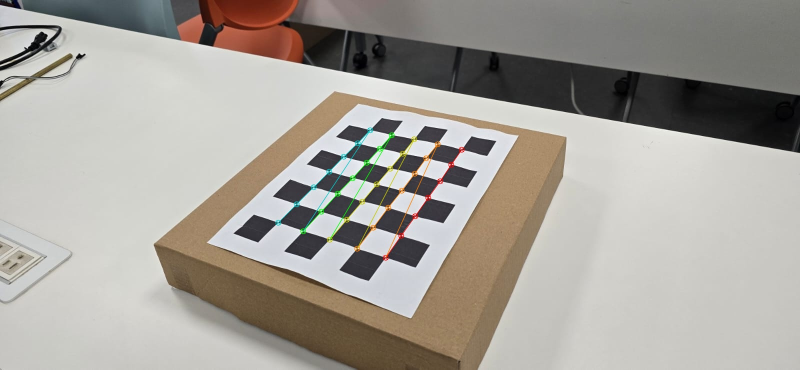
#> input picture pipeline/debug/calibration/WhatsApp Image 2026-09-29 at 3.59.44 PM (3).jpeg, 1600 x 739 px (shown at 1/2 size); its folder holds only this picture in this run
$ python feature_extraction.py --input debug/calibration --output out
#> lines starting #> are read from the running program, lines starting #| are printed output that depends on the picture; after the words box and inside, x2 and y2 are one past the last pixel; in counts of white or black regions, pixels touching at a corner belong together
import argparse
import re
from pathlib import Path

import cv2
import numpy as np


# ============================================================
# IMAGE SEARCH
# ============================================================

def natural_sort_key(path):
    """
    Natural sorting:

        image1
        image2
        image10

    instead of:

        image1
        image10
        image2
    """

    return [
        int(text) if text.isdigit()
        else text.lower()
        for text in re.split(
            r"(\d+)",
            path.name,
        )
    ]


def find_images(input_dir):
    """
    Finds supported image files.
    """

    valid_extensions = {
        ".jpg",
        ".jpeg",
        ".png",
        ".webp",
    }

    input_dir = Path(input_dir)

    images = []

    for path in input_dir.iterdir():

        if (
            path.is_file()
            and path.suffix.lower()
            in valid_extensions
        ):
            images.append(path)

    return sorted(
        images,
        key=natural_sort_key,
    )


# ============================================================
# MASK INVALID BLACK UNDISTORTION BORDERS
# ============================================================

def create_valid_mask(
    image,
    erosion_size=7,
):
    """
    Creates a mask so SIFT ignores the artificial
    black borders produced by undistortion.

    White:
        SIFT may search here.

    Black:
        SIFT ignores this region.
    """

    if len(image.shape) == 3:

        valid = (
            np.max(
                image,
                axis=2,
            )
            > 2
        )

    else:

        valid = (
            image > 2
        )

    mask = (
        valid.astype(np.uint8)
        * 255
    )

    # --------------------------------------------------------
    # Shrink the valid area slightly.
    #
    # This prevents SIFT from detecting features exactly
    # on the black/artificial border.
    # --------------------------------------------------------

    if erosion_size > 0:

        kernel = np.ones(
            (
                erosion_size,
                erosion_size,
            ),
            dtype=np.uint8,
        )

        mask = cv2.erode(
            mask,
            kernel,
            iterations=1,
        )

    return mask


# ============================================================
# SIFT
# ============================================================

def create_sift_detector(
    max_features=5000,
):
    """
    Creates the OpenCV SIFT detector.

    SIFT produces:

        keypoints
        descriptors

    Each SIFT descriptor has 128 values.
    """

    if not hasattr(
        cv2,
        "SIFT_create",
    ):

        raise RuntimeError(
            "This OpenCV installation "
            "does not support SIFT."
        )

    sift = cv2.SIFT_create(
        nfeatures=max_features,
    )

    return sift


# ============================================================
# EXTRACT FEATURES FROM ONE IMAGE
# ============================================================

def extract_features(
    image,
    sift=None,
    use_mask=True,
):
    """
    Extracts SIFT keypoints and descriptors
    from one image.

    Returns:

        keypoints
        descriptors
        mask
    """

    if image is None:

        raise ValueError(
            "Input image is None."
        )

    gray = cv2.cvtColor(
        image,
        cv2.COLOR_BGR2GRAY,
    )

    if sift is None:

        sift = create_sift_detector()

    # --------------------------------------------------------
    # Ignore black undistortion borders
    # --------------------------------------------------------

    if use_mask:

        mask = create_valid_mask(
            image
        )

    else:

        mask = None

    # --------------------------------------------------------
    # SIFT does two things:
    #
    # 1. Detect important points
    # 2. Calculate a descriptor for each point
    # --------------------------------------------------------

    keypoints, descriptors = (
        sift.detectAndCompute(
            gray,
            mask,
        )
    )

    # In unusual cases SIFT may find nothing.
    if descriptors is None:

        descriptors = np.empty(
            (0, 128),
            dtype=np.float32,
        )

    return (
        keypoints,
        descriptors,
        mask,
    )


# ============================================================
# CONVERT KEYPOINTS TO NUMPY
# ============================================================

def keypoints_to_array(
    keypoints,
):
    """
    Converts OpenCV KeyPoint objects into a numeric
    array that can be stored inside an NPZ file.

    Columns:

        0 -> x
        1 -> y
        2 -> size
        3 -> angle
        4 -> response
        5 -> octave
        6 -> class_id
    """

    if not keypoints:

        return np.empty(
            (0, 7),
            dtype=np.float32,
        )

    data = []

    for kp in keypoints:

        data.append(
            [
                kp.pt[0],
                kp.pt[1],
                kp.size,
                kp.angle,
                kp.response,
                kp.octave,
                kp.class_id,
            ]
        )

    return np.asarray(
        data,
        dtype=np.float32,
    )


# ============================================================
# SAVE FEATURE DATA
# ============================================================

def save_features(
    output_path,
    image_path,
    keypoints,
    descriptors,
):
    """
    Saves SIFT results to an NPZ file.

    This allows later pipeline stages to use
    the features without running SIFT again.
    """

    keypoint_array = (
        keypoints_to_array(
            keypoints
        )
    )

    np.savez_compressed(
        output_path,

        image_name=np.array(
            image_path.name
        ),

        image_path=np.array(
            str(image_path)
        ),

        keypoints=keypoint_array,

        descriptors=descriptors,
    )


# ============================================================
# LOAD FEATURE DATA
# ============================================================

# [31 lines left out: function load_features, not called in this run]


# ============================================================
# DEBUG VISUALIZATION
# ============================================================

def create_feature_visualization(
    image,
    keypoints,
    max_drawn=800,
):
    """
    Creates an image showing SIFT keypoints.

    Only the strongest keypoints are drawn so
    the debug image does not become unreadable.
    """

    if not keypoints:

        return image.copy()

    # --------------------------------------------------------
    # Sort by response.
    #
    # Stronger SIFT features have a larger response.
    # --------------------------------------------------------

    strongest = sorted(
        keypoints,
        key=lambda kp: kp.response,
        reverse=True,
    )

    strongest = strongest[
        :max_drawn
    ]

    visualization = (
        cv2.drawKeypoints(
            image,
            strongest,
            None,
            flags=(
                cv2.DRAW_MATCHES_FLAGS_DRAW_RICH_KEYPOINTS
            ),
        )
    )

    return visualization


# ============================================================
# PROCESS DIRECTORY
# ============================================================

def extract_features_directory(
    input_dir,
    output_dir,
    max_features=5000,
):
    """
    Runs SIFT on every image in a directory.

    Saves:

        .npz feature data
        debug keypoint images

    Returns information about all processed images.
    """
#> called with input_dir = 'debug/calibration', output_dir = 'out', max_features = 5000

    input_dir = Path(
        input_dir
    )

    output_dir = Path(
        output_dir
    )

    if not input_dir.exists():

        raise RuntimeError(
            "\nInput directory does not exist:\n"
            f"{input_dir}\n"
        )

    output_dir.mkdir(
        parents=True,
        exist_ok=True,
    )

    debug_dir = (
        output_dir.parent
        / "debug"
        / "features"
    )

    debug_dir.mkdir(
        parents=True,
        exist_ok=True,
    )

    image_paths = find_images(
        input_dir
    )

    if not image_paths:

        raise RuntimeError(
            "\nNo images found in:\n"
            f"{input_dir}\n"
        )

    print()
    print("========================================")
    print(" SIFT FEATURE EXTRACTION")
    print("========================================")
    print()

    print(
        f"Images found: "
        f"{len(image_paths)}"
    )

    print(
        f"Maximum features per image: "
        f"{max_features}"
    )

    print()

    sift = create_sift_detector(
        max_features=max_features
    )

    results = []

    total_keypoints = 0

    # ========================================================
    # PROCESS EACH IMAGE
    # ========================================================

    for index, image_path in enumerate(
        image_paths,
        start=1,
    ):

        print(
            f"[{index}/{len(image_paths)}] "
            f"{image_path.name}"
        )

        image = cv2.imread(
            str(image_path)
        )
#> image is the input picture: shape (739, 1600, 3); mean B, G, R 153.4, 160.5, 165

        if image is None:

            print(
                "  ERROR: could not read image"
            )

            continue

        height, width = (
            image.shape[:2]
        )

        print(
            f"  Resolution: "
            f"{width} x {height}"
        )
#|   Resolution: 1600 x 739

        # ----------------------------------------------------
        # SIFT
        # ----------------------------------------------------

        (
            keypoints,
            descriptors,
            mask,
        ) = extract_features(
            image,
            sift=sift,
            use_mask=True,
        )
#> in extract_features, `gray = cv2.cvtColor( image, cv2.COLOR_BGR2GRAY, )`:
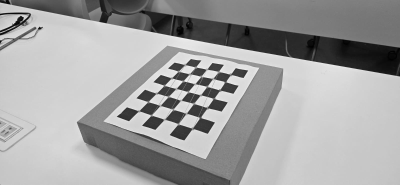
#> gray: shape (739, 1600) (shown at 1/4 size); min 0, max 255, mean 161.1
#> in create_valid_mask, `valid = ( np.max( image, axis=2, ) > 2 )`:
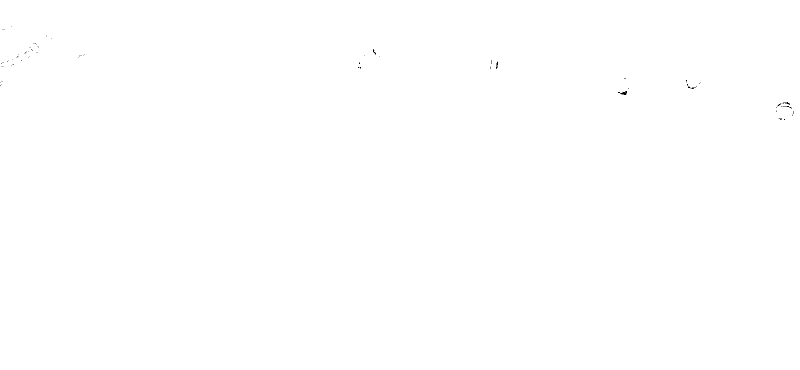
#> valid: shape (739, 1600) bool (shown at 1/2 size); 100% white; black in thin lines or dots, all inside (x1, y1, x2, y2) = (0, 53, 1587, 240)
#> in create_valid_mask, `mask = cv2.erode( mask, kernel, iterations=1, )`:
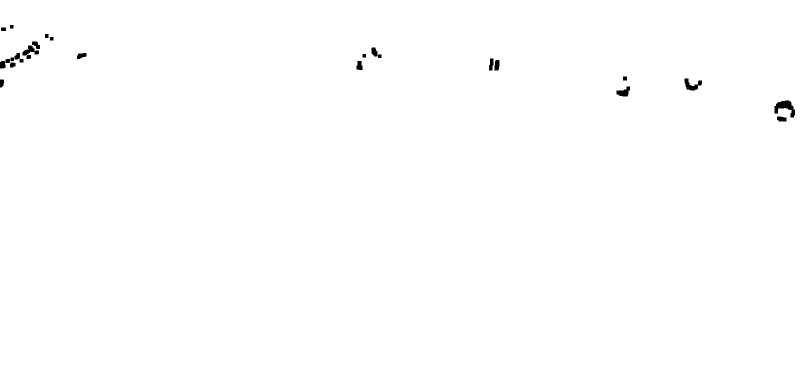
#> mask: shape (739, 1600) (shown at 1/2 size); 99.7% white; 26 black regions, largest, box (x1, y1, x2, y2) and area: (1549, 201, 1590, 235) 686, (1369, 157, 1404, 181) 411, (45, 91, 78, 111) 327
#> in extract_features, `keypoints, descriptors = ( sift.detectAndCompute( gray, mask, ) )`: keypoints = 1290 keypoints; strongest (x, y, size): (512, 457, 32.7), (962, 293, 25.8), (859, 395, 1.8), (50, 96, 2.1)

        number_keypoints = len(
            keypoints
        )
#> number_keypoints = 1290

        total_keypoints += (
            number_keypoints
        )
#> total_keypoints = 1290

        print(
            f"  SIFT keypoints: "
            f"{number_keypoints}"
        )
#|   SIFT keypoints: 1290

        print(
            f"  Descriptor shape: "
            f"{descriptors.shape}"
        )
#|   Descriptor shape: (1290, 128)

        # ----------------------------------------------------
        # Save feature data
        # ----------------------------------------------------

        feature_path = (
            output_dir
            / (
                image_path.stem
                + "_features.npz"
            )
        )

        save_features(
            feature_path,
            image_path,
            keypoints,
            descriptors,
        )
#> the loop in keypoints_to_array, `for kp in keypoints: ` made 1290 passes
#> kp on passes 1 to 3: keypoint at (3.1, 551.6), size 2.1, keypoint at (3.6, 602.9), size 3.5, keypoint at (3.6, 602.9), size 3.5
#> after the loop in keypoints_to_array, `for kp in keypoints:`: data = 1290 items

        print(
            f"  Features saved: "
            f"{feature_path}"
        )

        # ----------------------------------------------------
        # Debug visualization
        # ----------------------------------------------------

        visualization = (
            create_feature_visualization(
                image,
                keypoints,
            )
        )
#> in create_feature_visualization, `strongest = sorted( keypoints, key=lambda kp: kp.response, reverse=Tru..`: strongest has the same summary as keypoints in extract_features
#> in create_feature_visualization, `strongest = strongest[ :max_drawn ]`: strongest = 800 keypoints; strongest (x, y, size): (512, 457, 32.7), (962, 293, 25.8), (859, 395, 1.8), (50, 96, 2.1)
#> in create_feature_visualization, `visualization = ( cv2.drawKeypoints( image, strongest, None, flags=( c..`:
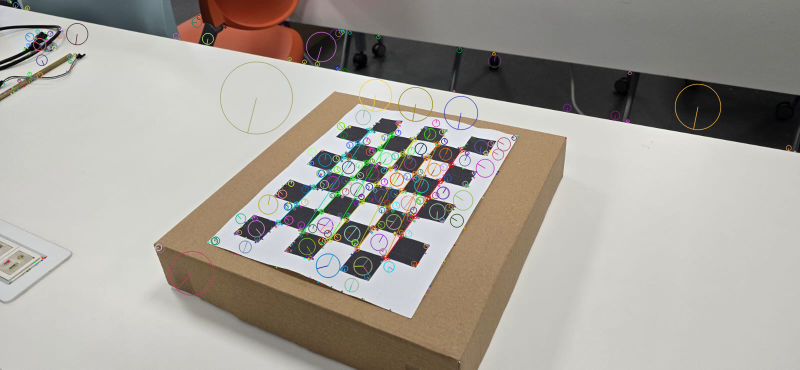
#> visualization: shape (739, 1600, 3) (shown at 1/2 size); mean B, G, R 153.1, 160.3, 164.9

        debug_path = (
            debug_dir
            / (
                image_path.stem
                + "_sift.jpg"
            )
        )

        cv2.imwrite(
            str(debug_path),
            visualization,
        )

        # ----------------------------------------------------
        # Save mask for debugging
        # ----------------------------------------------------

        mask_path = (
            debug_dir
            / (
                image_path.stem
                + "_mask.jpg"
            )
        )

        cv2.imwrite(
            str(mask_path),
            mask,
        )

        results.append(
            {
                "image_path": (
                    image_path
                ),

                "feature_path": (
                    feature_path
                ),

                "keypoints": (
                    keypoints
                ),

                "descriptors": (
                    descriptors
                ),

                "number_keypoints": (
                    number_keypoints
                ),
            }
        )

        print()

    # ========================================================
    # SUMMARY
    # ========================================================

    print("========================================")
    print(" FEATURE EXTRACTION COMPLETE")
    print("========================================")
    print()

    print(
        f"Images processed: "
        f"{len(results)}/"
        f"{len(image_paths)}"
    )
#| Images processed: 1/1

    print(
        f"Total SIFT keypoints: "
        f"{total_keypoints}"
    )
#| Total SIFT keypoints: 1290

    if results:

        average = (
            total_keypoints
            / len(results)
        )
#> average = 1290

        print(
            f"Average keypoints per image: "
            f"{average:.1f}"
        )
#| Average keypoints per image: 1290.0

    print()

    print(
        "Feature files:"
    )

    print(
        output_dir
    )

    print()

    print(
        "Debug visualizations:"
    )

    print(
        debug_dir
    )

    print()

    return results


# ============================================================
# COMMAND LINE
# ============================================================

def parse_arguments():

    parser = argparse.ArgumentParser(
        description=(
            "Extract SIFT features from "
            "undistorted images."
        )
    )

    parser.add_argument(
        "--input",
        required=True,
        help=(
            "Directory containing "
            "undistorted images."
        ),
    )

    parser.add_argument(
        "--output",
        required=True,
        help=(
            "Directory where feature "
            "files will be saved."
        ),
    )

    parser.add_argument(
        "--max-features",
        type=int,
        default=5000,
        help=(
            "Maximum SIFT features "
            "per image. Default: 5000."
        ),
    )

    return parser.parse_args()


# ============================================================
# RUN DIRECTLY
# ============================================================

if __name__ == "__main__":

    args = parse_arguments()

    extract_features_directory(
        input_dir=args.input,
        output_dir=args.output,
        max_features=args.max_features,
    )

$ run again, on pipeline/calibration_data/WhatsApp Image 2026-09-29 at 3.59.44 PM (1).jpeg
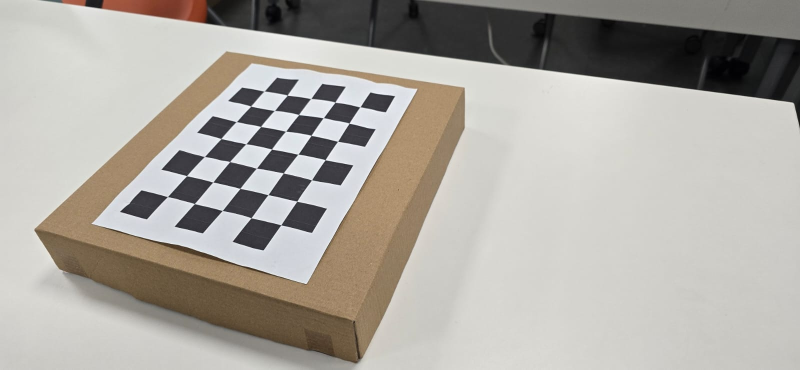
#> input picture pipeline/calibration_data/WhatsApp Image 2026-09-29 at 3.59.44 PM (1).jpeg, 1600 x 739 px (shown at 1/2 size)
#> in extract_features_directory, image is the input picture: shape (739, 1600, 3); mean B, G, R 161.6, 168.4, 172.6
#|   Resolution: 1600 x 739
#> in extract_features, `gray = cv2.cvtColor( image, cv2.COLOR_BGR2GRAY, )`:
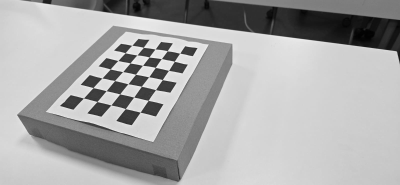
#> gray: shape (739, 1600) (shown at 1/4 size); min 0, max 255, mean 169
#> valid: shape (739, 1600) bool; 100% white; black in thin lines or dots, all inside (x1, y1, x2, y2) = (1480, 126, 1491, 148)
#> in extract_features, `keypoints, descriptors = ( sift.detectAndCompute( gray, mask, ) )`: keypoints = 1242 keypoints; strongest (x, y, size): (758, 205, 26.8), (288, 410, 34.8), (668, 347, 31.8), (433, 253, 27.2)
#> number_keypoints = 1242
#|   SIFT keypoints: 1242
#|   Descriptor shape: (1242, 128)
#> the loop in keypoints_to_array, `for kp in keypoints: ` made 1242 passes
#> kp on passes 1 to 3: keypoint at (70.3, 465.8), size 2.3, keypoint at (71.3, 452.6), size 4.1, keypoint at (76.9, 462.6), size 10.3
#> after the loop in keypoints_to_array, `for kp in keypoints:`: data = 1242 items
#> in create_feature_visualization, `strongest = sorted( keypoints, key=lambda kp: kp.response, reverse=Tru..`: strongest has the same summary as keypoints in extract_features
#> in create_feature_visualization, `strongest = strongest[ :max_drawn ]`: strongest = 800 keypoints; strongest (x, y, size): (758, 205, 26.8), (288, 410, 34.8), (668, 347, 31.8), (433, 253, 27.2)
#> in create_feature_visualization, `visualization = ( cv2.drawKeypoints( image, strongest, None, flags=( c..`:
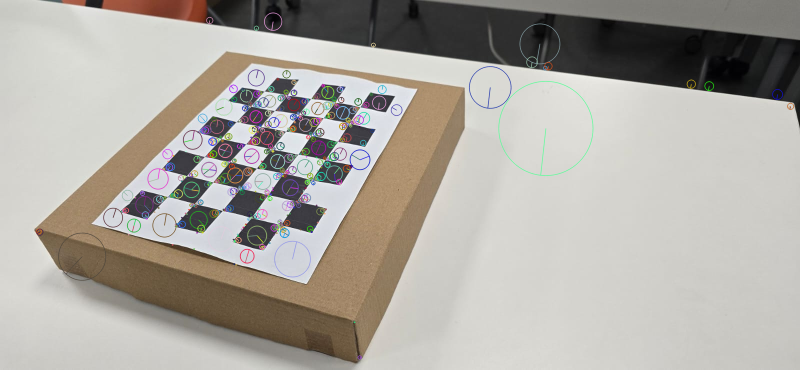
#> visualization: shape (739, 1600, 3) (shown at 1/2 size); mean B, G, R 161.5, 168.3, 172.5
#| Images processed: 1/1
#| Total SIFT keypoints: 1242
#> average = 1242
#| Average keypoints per image: 1242.0

$ run again, on pipeline/calibration_data/WhatsApp Image 2026-09-29 at 3.59.44 PM (2).jpeg
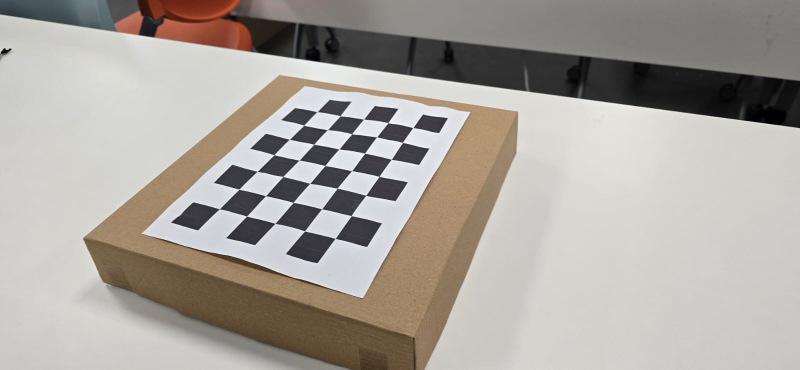
#> input picture pipeline/calibration_data/WhatsApp Image 2026-09-29 at 3.59.44 PM (2).jpeg, 1600 x 739 px (shown at 1/2 size)
#> in extract_features_directory, image is the input picture: shape (739, 1600, 3); mean B, G, R 157.2, 163.7, 168.9
#|   Resolution: 1600 x 739
#> in extract_features, `gray = cv2.cvtColor( image, cv2.COLOR_BGR2GRAY, )`:
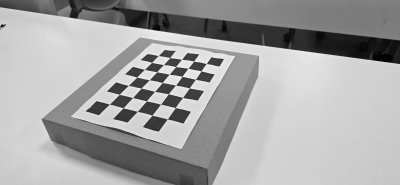
#> gray: shape (739, 1600) (shown at 1/4 size); min 0, max 255, mean 164.6
#> valid: shape (739, 1600) bool; 100% white; black in thin lines or dots, all inside (x1, y1, x2, y2) = (10, 93, 1569, 250)
#> in extract_features, `keypoints, descriptors = ( sift.detectAndCompute( gray, mask, ) )`: keypoints = 1138 keypoints; strongest (x, y, size): (864, 248, 25.6), (391, 433, 34.1), (20, 99, 3.2), (721, 464, 36.9)
#> number_keypoints = 1138
#|   SIFT keypoints: 1138
#|   Descriptor shape: (1138, 128)
#> the loop in keypoints_to_array, `for kp in keypoints: ` made 1138 passes
#> kp on passes 1 to 3: keypoint at (6.5, 112.1), size 2.2, keypoint at (12.2, 114.4), size 8.1, keypoint at (14.2, 97.4), size 3.4
#> after the loop in keypoints_to_array, `for kp in keypoints:`: data = 1138 items
#> in create_feature_visualization, `strongest = sorted( keypoints, key=lambda kp: kp.response, reverse=Tru..`: strongest has the same summary as keypoints in extract_features
#> in create_feature_visualization, `strongest = strongest[ :max_drawn ]`: strongest = 800 keypoints; strongest (x, y, size): (864, 248, 25.6), (391, 433, 34.1), (20, 99, 3.2), (721, 464, 36.9)
#> in create_feature_visualization, `visualization = ( cv2.drawKeypoints( image, strongest, None, flags=( c..`:
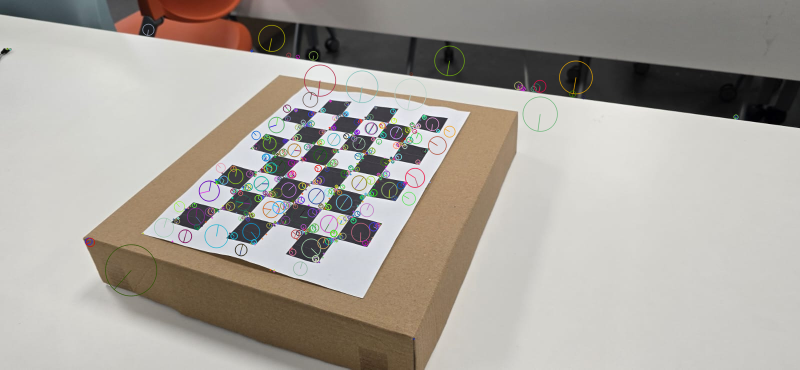
#> visualization: shape (739, 1600, 3) (shown at 1/2 size); mean B, G, R 156.8, 163.7, 168.7
#| Images processed: 1/1
#| Total SIFT keypoints: 1138
#> average = 1138
#| Average keypoints per image: 1138.0
